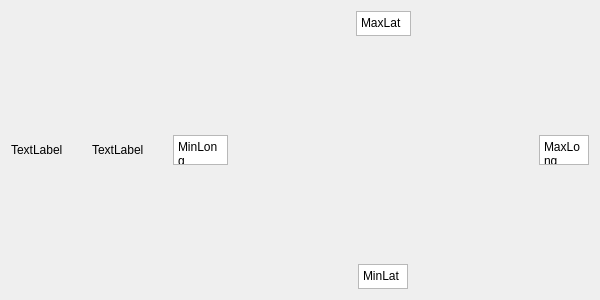
<?xml version="1.0" encoding="UTF-8"?>
<ui version="4.0">
 <class>GPSVisualizer</class>
 <widget class="QWidget" name="GPSVisualizer">
  <property name="geometry">
   <rect>
    <x>0</x>
    <y>0</y>
    <width>600</width>
    <height>300</height>
   </rect>
  </property>
  <property name="sizePolicy">
   <sizepolicy hsizetype="Expanding" vsizetype="Expanding">
    <horstretch>0</horstretch>
    <verstretch>0</verstretch>
   </sizepolicy>
  </property>
  <property name="minimumSize">
   <size>
    <width>600</width>
    <height>300</height>
   </size>
  </property>
  <property name="maximumSize">
   <size>
    <width>16777215</width>
    <height>16777215</height>
   </size>
  </property>
  <property name="windowTitle">
   <string>Form</string>
  </property>
  <layout class="QHBoxLayout" name="horizontalLayout_2">
   <item>
    <widget class="QLabel" name="LatitudeLabel">
     <property name="sizePolicy">
      <sizepolicy hsizetype="Preferred" vsizetype="Preferred">
       <horstretch>0</horstretch>
       <verstretch>0</verstretch>
      </sizepolicy>
     </property>
     <property name="minimumSize">
      <size>
       <width>75</width>
       <height>0</height>
      </size>
     </property>
     <property name="text">
      <string>TextLabel</string>
     </property>
     <property name="textFormat">
      <enum>Qt::RichText</enum>
     </property>
     <property name="scaledContents">
      <bool>false</bool>
     </property>
     <property name="alignment">
      <set>Qt::AlignLeading|Qt::AlignLeft|Qt::AlignVCenter</set>
     </property>
    </widget>
   </item>
   <item>
    <widget class="QLabel" name="LongitudeLabel">
     <property name="sizePolicy">
      <sizepolicy hsizetype="Preferred" vsizetype="Preferred">
       <horstretch>0</horstretch>
       <verstretch>0</verstretch>
      </sizepolicy>
     </property>
     <property name="minimumSize">
      <size>
       <width>75</width>
       <height>0</height>
      </size>
     </property>
     <property name="maximumSize">
      <size>
       <width>16777215</width>
       <height>16777215</height>
      </size>
     </property>
     <property name="text">
      <string>TextLabel</string>
     </property>
     <property name="textFormat">
      <enum>Qt::RichText</enum>
     </property>
    </widget>
   </item>
   <item>
    <layout class="QGridLayout" name="gridLayout">
     <property name="spacing">
      <number>0</number>
     </property>
     <item row="1" column="1">
      <widget class="QWidget" name="GraphicsHolder" native="true">
       <property name="sizePolicy">
        <sizepolicy hsizetype="Expanding" vsizetype="Expanding">
         <horstretch>0</horstretch>
         <verstretch>0</verstretch>
        </sizepolicy>
       </property>
       <property name="minimumSize">
        <size>
         <width>210</width>
         <height>0</height>
        </size>
       </property>
       <zorder>user_Left</zorder>
      </widget>
     </item>
     <item row="1" column="0" alignment="Qt::AlignHCenter|Qt::AlignVCenter">
      <widget class="QPlainTextEdit" name="user_Left">
       <property name="sizePolicy">
        <sizepolicy hsizetype="Fixed" vsizetype="Fixed">
         <horstretch>0</horstretch>
         <verstretch>0</verstretch>
        </sizepolicy>
       </property>
       <property name="maximumSize">
        <size>
         <width>55</width>
         <height>30</height>
        </size>
       </property>
       <property name="verticalScrollBarPolicy">
        <enum>Qt::ScrollBarAlwaysOff</enum>
       </property>
       <property name="plainText">
        <string>MinLong</string>
       </property>
      </widget>
     </item>
     <item row="1" column="2" alignment="Qt::AlignHCenter|Qt::AlignVCenter">
      <widget class="QPlainTextEdit" name="user_Right">
       <property name="maximumSize">
        <size>
         <width>50</width>
         <height>30</height>
        </size>
       </property>
       <property name="inputMethodHints">
        <set>Qt::ImhNone</set>
       </property>
       <property name="verticalScrollBarPolicy">
        <enum>Qt::ScrollBarAlwaysOff</enum>
       </property>
       <property name="undoRedoEnabled">
        <bool>false</bool>
       </property>
       <property name="plainText">
        <string>MaxLong</string>
       </property>
      </widget>
     </item>
     <item row="0" column="1" alignment="Qt::AlignHCenter|Qt::AlignVCenter">
      <widget class="QPlainTextEdit" name="user_Top">
       <property name="minimumSize">
        <size>
         <width>55</width>
         <height>20</height>
        </size>
       </property>
       <property name="maximumSize">
        <size>
         <width>50</width>
         <height>25</height>
        </size>
       </property>
       <property name="verticalScrollBarPolicy">
        <enum>Qt::ScrollBarAlwaysOff</enum>
       </property>
       <property name="plainText">
        <string>MaxLat</string>
       </property>
      </widget>
     </item>
     <item row="2" column="1" alignment="Qt::AlignHCenter|Qt::AlignVCenter">
      <widget class="QPlainTextEdit" name="user_Bottom">
       <property name="maximumSize">
        <size>
         <width>50</width>
         <height>25</height>
        </size>
       </property>
       <property name="verticalScrollBarPolicy">
        <enum>Qt::ScrollBarAlwaysOff</enum>
       </property>
       <property name="plainText">
        <string>MinLat</string>
       </property>
      </widget>
     </item>
    </layout>
   </item>
  </layout>
 </widget>
 <resources/>
 <connections>
  <connection>
   <sender>user_Top</sender>
   <signal>textChanged()</signal>
   <receiver>GraphicsHolder</receiver>
   <slot>update()</slot>
   <hints>
    <hint type="sourcelabel">
     <x>208</x>
     <y>25</y>
    </hint>
    <hint type="destinationlabel">
     <x>320</x>
     <y>96</y>
    </hint>
   </hints>
  </connection>
  <connection>
   <sender>user_Left</sender>
   <signal>textChanged()</signal>
   <receiver>GraphicsHolder</receiver>
   <slot>update()</slot>
   <hints>
    <hint type="sourcelabel">
     <x>208</x>
     <y>284</y>
    </hint>
    <hint type="destinationlabel">
     <x>304</x>
     <y>243</y>
    </hint>
   </hints>
  </connection>
  <connection>
   <sender>user_Bottom</sender>
   <signal>textChanged()</signal>
   <receiver>GraphicsHolder</receiver>
   <slot>update()</slot>
   <hints>
    <hint type="sourcelabel">
     <x>557</x>
     <y>283</y>
    </hint>
    <hint type="destinationlabel">
     <x>421</x>
     <y>220</y>
    </hint>
   </hints>
  </connection>
  <connection>
   <sender>user_Right</sender>
   <signal>textChanged()</signal>
   <receiver>GraphicsHolder</receiver>
   <slot>update()</slot>
   <hints>
    <hint type="sourcelabel">
     <x>547</x>
     <y>24</y>
    </hint>
    <hint type="destinationlabel">
     <x>460</x>
     <y>107</y>
    </hint>
   </hints>
  </connection>
 </connections>
</ui>
